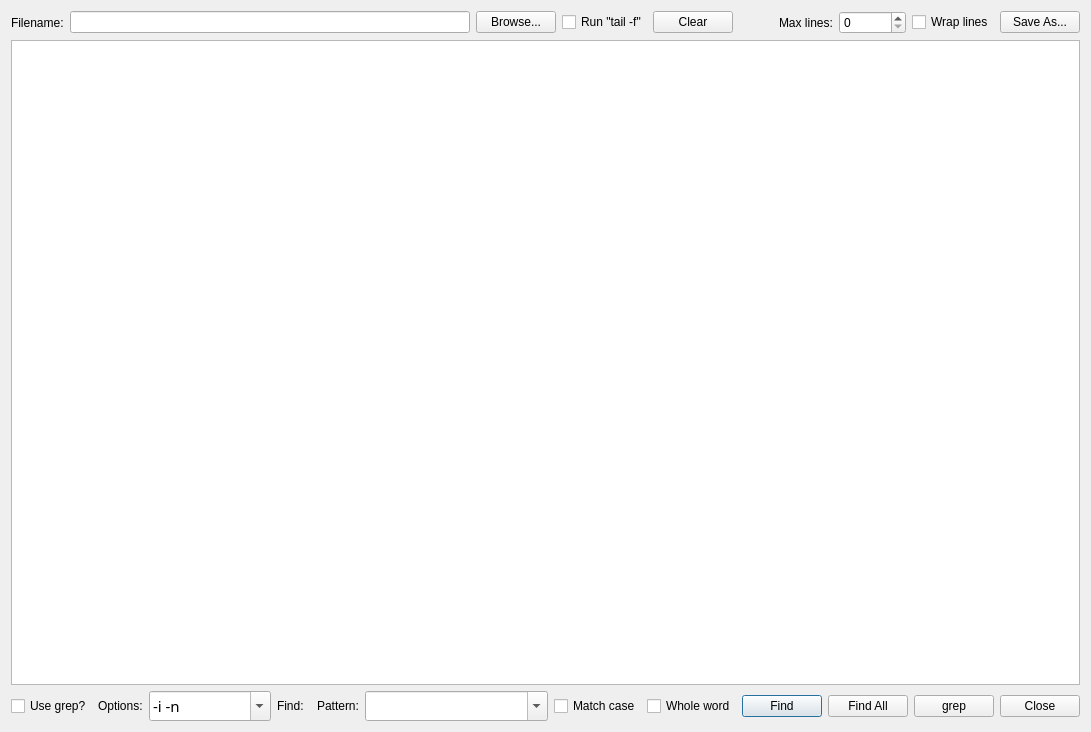
<?xml version="1.0" encoding="UTF-8"?>
<ui version="4.0">
 <class>LogViewerDlg</class>
 <widget class="QDialog" name="LogViewerDlg">
  <property name="geometry">
   <rect>
    <x>0</x>
    <y>0</y>
    <width>1091</width>
    <height>732</height>
   </rect>
  </property>
  <property name="windowTitle">
   <string>Log Viewer</string>
  </property>
  <layout class="QVBoxLayout" name="verticalLayout">
   <item>
    <layout class="QHBoxLayout" name="horizontalLayout">
     <item>
      <widget class="QLabel" name="label">
       <property name="text">
        <string>Filename:</string>
       </property>
      </widget>
     </item>
     <item>
      <widget class="QLineEdit" name="lineEdit_LogFilename">
       <property name="sizePolicy">
        <sizepolicy hsizetype="Expanding" vsizetype="Fixed">
         <horstretch>1</horstretch>
         <verstretch>0</verstretch>
        </sizepolicy>
       </property>
       <property name="minimumSize">
        <size>
         <width>70</width>
         <height>0</height>
        </size>
       </property>
       <property name="text">
        <string/>
       </property>
      </widget>
     </item>
     <item>
      <widget class="QPushButton" name="btnBrowse">
       <property name="maximumSize">
        <size>
         <width>16777215</width>
         <height>16777215</height>
        </size>
       </property>
       <property name="text">
        <string>Browse...</string>
       </property>
       <property name="autoDefault">
        <bool>false</bool>
       </property>
      </widget>
     </item>
     <item>
      <widget class="QCheckBox" name="checkBox_RunTail_f">
       <property name="text">
        <string>Run &quot;tail -f&quot;</string>
       </property>
      </widget>
     </item>
     <item>
      <widget class="QPushButton" name="btnClear">
       <property name="text">
        <string>Clear</string>
       </property>
       <property name="autoDefault">
        <bool>false</bool>
       </property>
      </widget>
     </item>
     <item>
      <spacer name="horizontalSpacer">
       <property name="orientation">
        <enum>Qt::Horizontal</enum>
       </property>
       <property name="sizeHint" stdset="0">
        <size>
         <width>40</width>
         <height>20</height>
        </size>
       </property>
      </spacer>
     </item>
     <item>
      <widget class="QLabel" name="label_3">
       <property name="text">
        <string>Max lines:</string>
       </property>
      </widget>
     </item>
     <item>
      <widget class="QSpinBox" name="spinBox_MaxLineCount">
       <property name="maximum">
        <number>100000</number>
       </property>
      </widget>
     </item>
     <item>
      <widget class="QCheckBox" name="checkBox_WrapLines">
       <property name="text">
        <string>Wrap lines</string>
       </property>
       <property name="checked">
        <bool>false</bool>
       </property>
      </widget>
     </item>
     <item>
      <widget class="QPushButton" name="btnSaveAs">
       <property name="text">
        <string>Save As...</string>
       </property>
       <property name="autoDefault">
        <bool>false</bool>
       </property>
      </widget>
     </item>
    </layout>
   </item>
   <item>
    <widget class="QPlainTextEdit" name="plainTextEdit_LogView">
     <property name="font">
      <font>
       <family>Courier 10 Pitch</family>
       <pointsize>11</pointsize>
       <italic>false</italic>
      </font>
     </property>
     <property name="readOnly">
      <bool>true</bool>
     </property>
    </widget>
   </item>
   <item>
    <layout class="QHBoxLayout" name="horizontalLayout_2">
     <item>
      <widget class="QCheckBox" name="checkBox_UseGrep">
       <property name="text">
        <string>Use grep?</string>
       </property>
      </widget>
     </item>
     <item>
      <widget class="QLabel" name="label_GrepOptions">
       <property name="text">
        <string>Options:</string>
       </property>
      </widget>
     </item>
     <item>
      <widget class="QComboBox" name="comboBox_GrepOptions">
       <property name="sizePolicy">
        <sizepolicy hsizetype="Preferred" vsizetype="Fixed">
         <horstretch>2</horstretch>
         <verstretch>0</verstretch>
        </sizepolicy>
       </property>
       <property name="minimumSize">
        <size>
         <width>0</width>
         <height>0</height>
        </size>
       </property>
       <property name="font">
        <font>
         <family>Courier 10 Pitch</family>
         <pointsize>11</pointsize>
        </font>
       </property>
       <property name="editable">
        <bool>true</bool>
       </property>
       <item>
        <property name="text">
         <string>-i -n</string>
        </property>
       </item>
       <item>
        <property name="text">
         <string>-i -n -w</string>
        </property>
       </item>
      </widget>
     </item>
     <item>
      <widget class="QLabel" name="label_Find">
       <property name="text">
        <string>Find:  </string>
       </property>
      </widget>
     </item>
     <item>
      <widget class="QLabel" name="label_GrepPattern">
       <property name="text">
        <string>Pattern:</string>
       </property>
      </widget>
     </item>
     <item>
      <widget class="QComboBox" name="comboBox_Find">
       <property name="sizePolicy">
        <sizepolicy hsizetype="Preferred" vsizetype="Fixed">
         <horstretch>3</horstretch>
         <verstretch>0</verstretch>
        </sizepolicy>
       </property>
       <property name="minimumSize">
        <size>
         <width>0</width>
         <height>0</height>
        </size>
       </property>
       <property name="font">
        <font>
         <family>Courier 10 Pitch</family>
         <pointsize>11</pointsize>
        </font>
       </property>
       <property name="editable">
        <bool>true</bool>
       </property>
      </widget>
     </item>
     <item>
      <widget class="QCheckBox" name="checkBox_MatchCase">
       <property name="text">
        <string>Match case</string>
       </property>
      </widget>
     </item>
     <item>
      <widget class="QCheckBox" name="checkBox_WholeWord">
       <property name="text">
        <string>Whole word</string>
       </property>
      </widget>
     </item>
     <item>
      <widget class="QPushButton" name="btnFindNext">
       <property name="text">
        <string>Find</string>
       </property>
      </widget>
     </item>
     <item>
      <widget class="QPushButton" name="btnFindAll">
       <property name="text">
        <string>Find All</string>
       </property>
      </widget>
     </item>
     <item>
      <widget class="QPushButton" name="btnGrep">
       <property name="text">
        <string>grep</string>
       </property>
      </widget>
     </item>
     <item>
      <widget class="QPushButton" name="btnClose">
       <property name="text">
        <string>Close</string>
       </property>
      </widget>
     </item>
    </layout>
   </item>
  </layout>
 </widget>
 <resources/>
 <connections/>
</ui>
